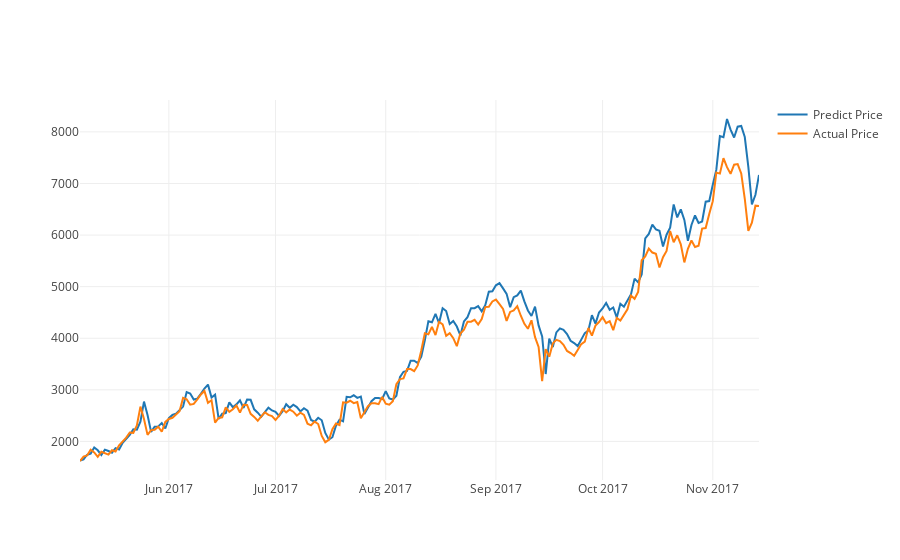

Source (notebook cell):
### Markdown cell above
#### Plot predicted and actual line graph with X=dates, Y=USD

### Code cell
actual_chart = go.Scatter(x=predictDates, y=testY_reshape, name= 'Actual Price')
predict_chart = go.Scatter(x=predictDates, y=yhat_reshape, name= 'Predict Price')
py.iplot([predict_chart, actual_chart])

### Figure 1 — Plotly figure (JSON) as saved in the notebook; plotly's stock layout.template omitted (floating-point values rounded to 4 significant figures; data arrays with more than 128 entries replaced by an {"elided": "..."} marker saying what was removed)
{"data": [{"name": "Predict Price", "type": "scatter", "x": {"elided": "192 str values"}, "y": {"elided": "192 float values"}}, {"name": "Actual Price", "type": "scatter", "x": {"elided": "192 str values"}, "y": {"elided": "192 float values"}}], "layout": {}}
